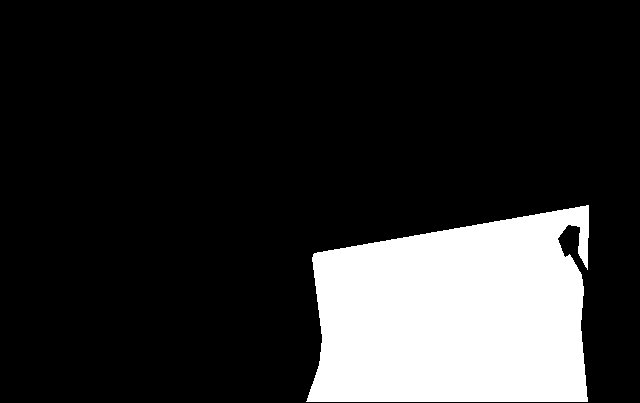
#> input picture Exercises/04-files/road_image_street_bw.jpg, 640 x 403 px
$ jupyter execute --allow-errors 04-Exercises.ipynb   (shell and % lines are left out)
#> lines starting #> are read from the running program, lines starting #| are printed output that depends on the picture
# Exercise 4.1

## Import Libraries
Python requires importing libraries and functions you need to access specific tools like science (scipy), linear algebra (numpy), and graphics (matplotlib). These libraries can be installed using the ```pip``` command line tool. Alternatively you can install an python distribution like [Anaconda](https://www.continuum.io/downloads) or [Canopy](https://www.enthought.com/products/canopy/)  which have these and many other standard package pre-installed.

[cell 1]
from __future__ import absolute_import
from __future__ import division
from __future__ import print_function
import matplotlib.pyplot as plt # plotting
from skimage.io import imread # read in images
from skimage.segmentation import mark_boundaries # mark labels
from sklearn.metrics import roc_curve, auc # roc curve tools
import numpy as np # linear algebra / matrices
# make the notebook interactive
from ipywidgets import interact, interactive, fixed
import ipywidgets as widgets #add new widgets
from IPython.display import display
import os

[cell 2]
base_path = '04-files'
seg_path = os.path.join(base_path,'road_image_street_bw.jpg')
rgb_path = os.path.join(base_path,'road_image.jpg')
seg_img = imread(seg_path)
#> seg_img is the input picture: shape (403, 640); min 0, max 255, mean 45.3
rgb_img = imread(rgb_path)
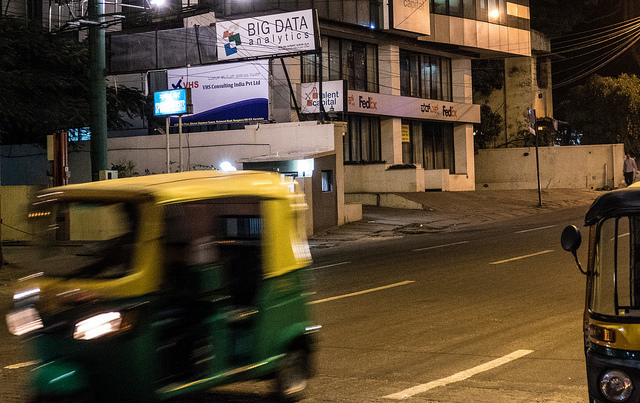
#> input picture Exercises/04-files/road_image.jpg, 640 x 403 px
#> rgb_img is the input picture: shape (403, 640, 3); mean R, G, B 84.3, 69, 48.8
print('RGB Size',rgb_img.shape,'Seg Size',seg_img.shape)
#| RGB Size (403, 640, 3) Seg Size (403, 640)

#> (a cell that did not finish here is left out)

## Creating a Simple ROC Curve
We use the score function of taking the mean of the red green and blue channels
$$ I = \frac{R+G+B}{3} $$
We then take the score by normalizing by the maximum value (since the image is 8bit this is 255)
$$ s = \frac{I}{255} $$

[cell 4]
ground_truth_labels = seg_img.flatten()>0
score_value = np.mean(rgb_img.astype(np.float32),2).flatten()/255.0
fpr, tpr, _ = roc_curve(ground_truth_labels,score_value)
#> fpr = 764 values from 0 to 1; tpr = 764 values from 0 to 1
roc_auc = auc(fpr,tpr)
#> roc_auc = 0.661

#> (a cell that did not finish here is left out)

## Adding Filters
We can add a filter to this process by importing a ```uniform_filter``` and applying it before processing the image

[cell 6]
from scipy.ndimage.filters import uniform_filter
filter_size = 45
filtered_image = uniform_filter(np.mean(rgb_img,2),filter_size)
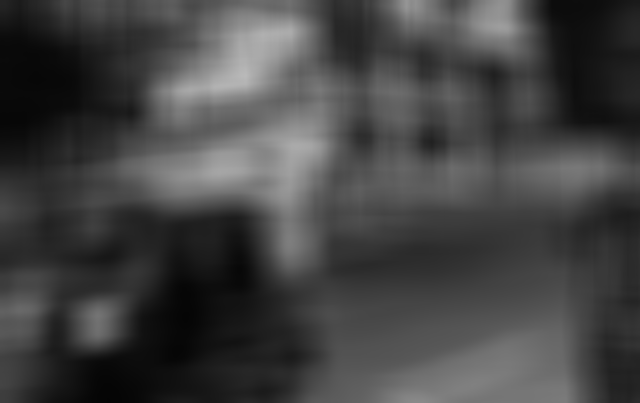
#> filtered_image: shape (403, 640) float64; min 4.94, max 185.9, mean 67.3
score_value = filtered_image.astype(np.float32).flatten()/255.0
fpr2, tpr2, _ = roc_curve(ground_truth_labels,score_value)
roc_auc2 = auc(fpr2,tpr2)
#> roc_auc2 = 0.648

#> (the rest of this cell did not finish here and is left out)
